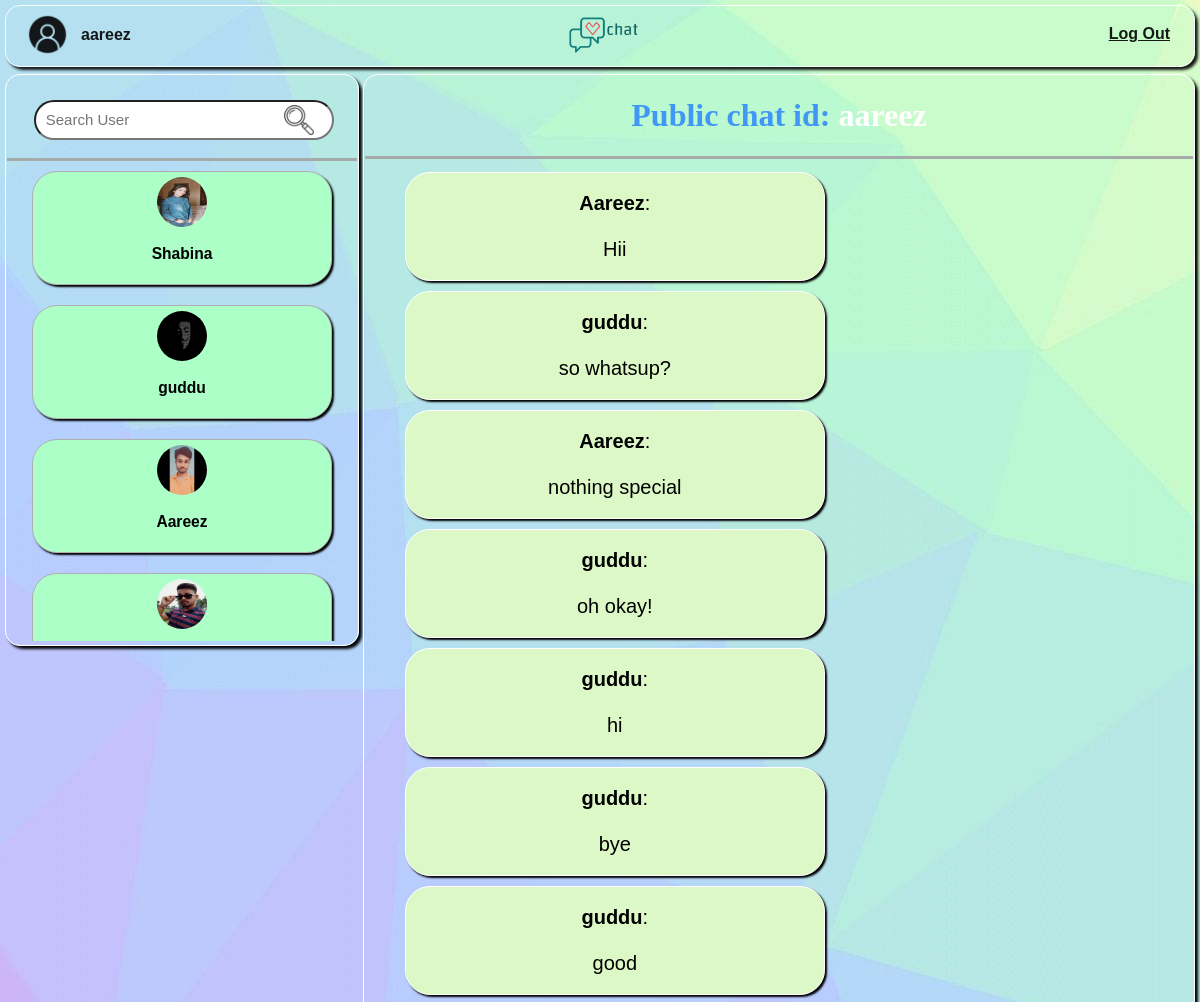
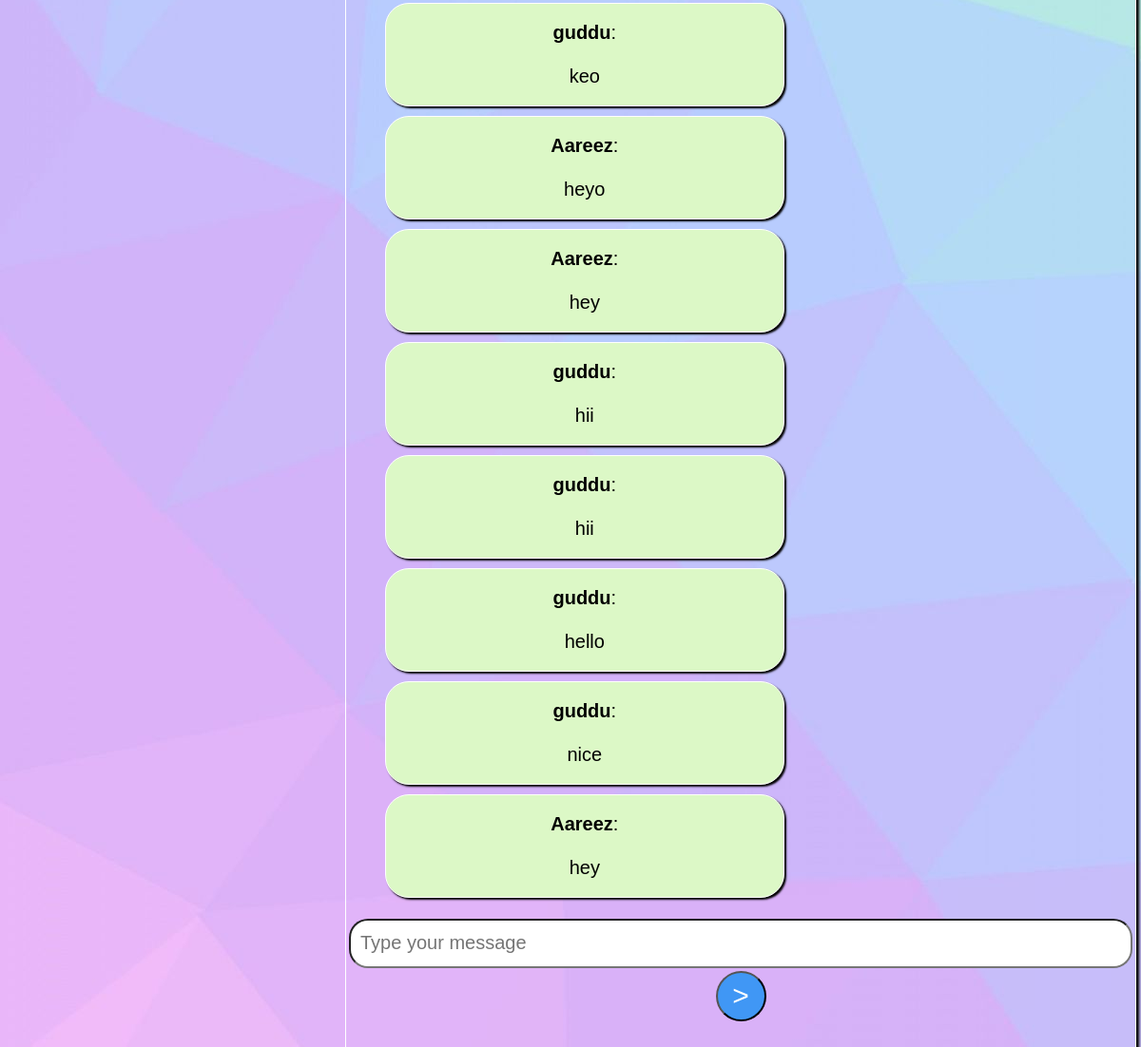
Page /app/aareez/ (signed in) on the committed database (2 pictures, top to bottom).
### app/models.py (models this page shows, shortened)
class UserProfileInfo(models.Model):
    user=models.OneToOneField(User,on_delete=models.CASCADE)
    portfolio_site=models.URLField(blank=True)
    profile_pic=models.ImageField(upload_to='profile_pics',blank=True)

class Message(models.Model):
    username = models.CharField(max_length=255)
    room = models.CharField(max_length=255)
    content = models.TextField()
    date_added = models.DateTimeField(auto_now_add=True)
    class Meta:
        ordering = ('date_added',)

### app/views.py (the view)
# urls.py: path('app/<str:room_name>/',views.room,name="room"),
@login_required
def room(request,room_name):
    all_users = User.objects.exclude(id=request.user.id)
    username = request.user.username
    userID=request.user.id
    messages = Message.objects.filter(room=room_name)[::-1][0:15][::-1]
    l=room_name.split('and')
    contextd={'room_name':room_name,'allUsers':all_users,'username':username, 'messages': messages,'userID':userID}
    try:
        fir=int(l[0])
        contextd['fir']=fir
        las=int(l[-1])
        contextd['las']=las
    except:
        pass
    return render(request,'app/room.html',contextd)

### templates/app/room.html (shortened to what this page needs)
<!DOCTYPE html>
{% extends 'app/base2.html' %}
{% load static %}
{% block content2 %}
    <div id='chatuser'>
    {% if fir %}
    {% for singleUser in allUsers %}
    {% if singleUser.id == fir and request.user.id == las %}
    {% if singleUser.userprofileinfo.profile_pic.url %}
    <img id='usrlog' src="{{ singleUser.userprofileinfo.profile_pic.url}}" >
    {% else %}
    <img id='usrlog' src="{% static 'user.png' %}" >
    {% endif %}
    <h3 id="usrlogusrnme">{{singleUser.username}}</h3>
    <button id="vcbtn" onclick="startvc()"><img id="vcbtnimg" src='{% static "videocall.png" %}'/></button>
    <button id="joinvid" onclick="joinvc()" >Join</button>
    {{ singleUser.username|json_script:"json-musername" }}
    {% elif singleUser.id == las and request.user.id == fir %}
    {% if singleUser.userprofileinfo.profile_pic.url %}
    <img id='usrlog' src="{{ singleUser.userprofileinfo.profile_pic.url}}" >
    {% else %}
    <img id='usrlog' src="{% static 'user.png' %}" >
    {% endif %}
    <h3 id="usrlogusrnme">{{singleUser.username}}</h3>
    <button id="vcbtn" onclick="startvc()"><img id="vcbtnimg" src='{% static "videocall.png" %}'/></button>
    <button id="joinvid" onclick="joinvc()" >Join</button>
    {{ singleUser.username|json_script:"json-musername" }}
    {% endif %}
    {%endfor%}
    {% else %}
        <h1 style="color:rgb(64, 151, 245);">Public chat id:<span style="color:white;"> {{room_name}}</span> </h1>
    {% endif %}
   </div>
    {% block vc %}
    <ul id="chat-log">
       {% for m in messages %}
        {% if m.username == request.user.username %}
        <li class="sentt">
        <b>You</b>:
            <br><br>
        {{ m.content }}
        <br>
        </li>
        {% else %}
        <li class="repliess">
        <b>{{ m.username }}</b>:
            <br><br>
        {{ m.content }}
        <br>
        </li>
        {% endif %}
        {% endfor %}
    </ul>
    <div id='inputstuff'>
    <input id="chat-message-input" type="text" size="100" style="outline:none;" placeholder="Type your message">
    <button id="chat-message-submit" type="button">></button>
    </div>
    {% endblock %}
    {% endblock %}

### templates/app/base2.html (shortened to what this page needs)
<!DOCTYPE html>
{% load static %}
<html>
<head>
<link rel="stylesheet" href="{% static 'style2.css' %}">
</head>
<body>
<nav>
<table>
<tr>
    <td><a href="{% url 'another' %}"><img id="logo" src="{% static 'Vchatlogo.png' %}" alt="logo" /></a></td>
    <td id="prop">
        {% if request.user.userprofileinfo.profile_pic.url %}
        <a href="{% url 'account' %}"><img id="pp" src="{{request.user.userprofileinfo.profile_pic.url}}"></a>
        {% else %}
        <a href="{% url 'account' %}"><img id="pp" src="{% static 'user.png' %}"></a>
        {% endif %}
    </td>
    <td id="usr"><span id="getusr" style="font-weight:bold;">{{ user.username }}</span></td>
<td style="position:fixed; right:15px;"><a id="lo" href="{% url 'logout' %}">Log Out</a></td>
</tr>
</table>
</nav>
<table>
<tr>
    <td id='o' style="overflow:hidden; height:568px;">
        <div id="likenav">
        <br>
        <input type="search" placeholder="Search User" id="srchbar" />
        <button  type="button" style="background:transparent; border:none;"><img id="srchbtn" src="{% static 'searchlogo.png' %}"/></button>
        <br>
        <br>
        </div>
        <div style="height:480px; overflow:auto; width:100%; ">
        {% for singleUser in allUsers%}
            <button id="usrblock" onclick="private({{singleUser.id}})"><div  >
                <div id="user{{singleUser.id}}" >
                {% if singleUser.userprofileinfo.profile_pic.url %}
                <span id="usrlog{{singleUser.id}}"><img id='usrlog' src="{{ singleUser.userprofileinfo.profile_pic.url}}" ></span><h3 id="usrnme{{singleUser.id}}">{{singleUser.username}}</h3>
                {% else %}
                <span id="usrlog{{singleUser.id}}"><img id='usrlog' src="{% static 'user.png' %}" ></span><h3 id="usrnme{{singleUser.id}}">{{singleUser.username}}</h3>
                {% endif %}
                </div>
                </div></button>
        {% endfor %}
        </div>
    </td>
    <td id='t'>
        {% block content2 %}{% endblock %}
    </td>
</tr>
</table>
</body>
</html>

### static/style2.css (style rules this page uses)
body { background-color: white; background-image:url('wallpaper.jpg'); text-align: center; color: black; font-family: Helvetica, sans-serif; }
nav { position:fixed; top:5px; right:5px; left:5px; height:60px; opacity:0.9; border:1px solid white; box-shadow:3px 3px 3px black; border-radius:15px; }
#lo { position:fixed; top:25px; right:30px; color:black; font-weight:bold; }
#o { position:fixed; top:69px; left:0px; width:350px; bottom:5px; border:1px solid white; box-shadow:3px 3px 3px black; border-radius:15px; margin:5px; background:transparent; }
#t { position:fixed; top:69px; right:0px; left:358px; bottom:5px; border:1px solid white; box-shadow:3px 3px 3px black; border-radius:15px; margin:5px; overflow:auto; }
#logo { position:fixed; top:-25px; left:45%; height:120px; }
#usr { position:fixed; top:25px; left:80px; }
#pp { position:fixed; top:12px; left:25px; height:45px; width:45px; border-radius:50px; }
#chat-log { font-size:20px; resize:none; height:69%; width:97%; background:transparent; border-radius:15px; padding:10px; overflow:auto; margin-top:5px; margin-bottom:2px; }
#chat-message-submit { display:inline-block; background-color:rgb(64, 151, 245); color:white; font-size:30px; height:53px; width:53px; border-radius:50px; position:relative; top:3px; }
#chat-message-input { display:inline-block; border-radius:20px; font-size:20px; width:800px; height:28px; padding:10px; }
#usrblock { min-width:300px; min-height:64px; border:1px solid rgb(174, 175, 176); border-radius:25px; padding:5px; margin:10px; box-shadow:2px 2px 2px black; background-color:rgb(171, 255, 199); cursor:pointer; }
h1 { font-family: 'Monoton', cursive; }
#srchbar { outline:none; height:40px; width:300px; border-radius:25px; font-size:15px; padding:10px; position:relative; left:25px; }
#srchbtn { height:30px; width:30px; background:transparent; position:relative; top:10px; left:-35px; opacity:0.7; cursor:pointer; }
#t #chat-log li.repliess { background-color:rgb(220, 248, 198); border:1px solid white; border-radius:25px; color:black; padding-top:19px; padding-bottom:19px; padding-right:8px; padding-left:8px; font-size:20px; min-height:35px; max-width:50%; box-shadow:2px 2px 2px black; display:block; word-wrap:break-word; margin:10px; position:relative; left:20px; }
#likenav { background:transparent; border-bottom:3px solid rgb(164, 171, 169); }
#usrlog { height:50px; width:50px; border-radius:100px; }
#chatuser { border-bottom:3px solid rgb(164, 171, 169); }

### rows in the picture
Message: username "Aareez", content "Hii"
Message: username "guddu", content "so whatsup?"
Message: username "Aareez", content "nothing special"
Message: username "guddu", content "oh okay!"
Message: username "guddu", content "hi"
Message: username "guddu", content "bye"
Message: username "guddu", content "good"
Message: username "guddu", content "keo"
Message: username "Aareez", content "heyo"
Message: username "Aareez", content "hey"
Message: username "guddu", content "hii"
Message: username "guddu", content "hii"
Message: username "guddu", content "hello"
Message: username "guddu", content "nice"
Message: username "Aareez", content "hey"

### other values in the picture
{{ user.username }} "aareez"
{{ singleUser.username }} "Shabina"
{{ singleUser.username }} "guddu"
{{ singleUser.username }} "Aareez"
{{ room_name }} "aareez"
